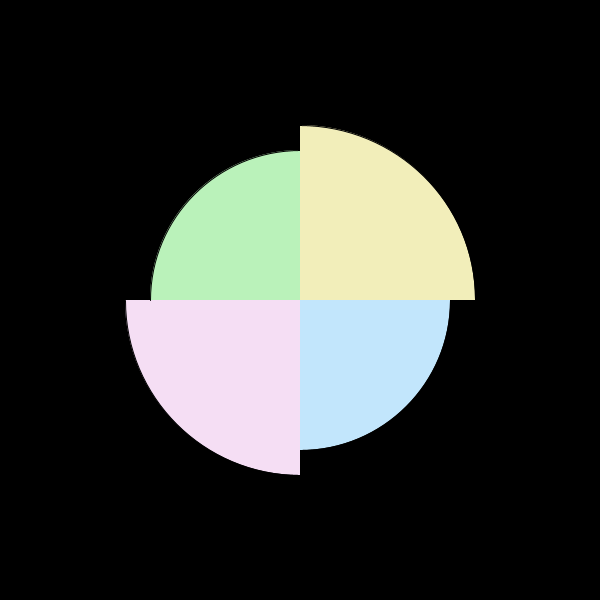
Frame 1 (no input)
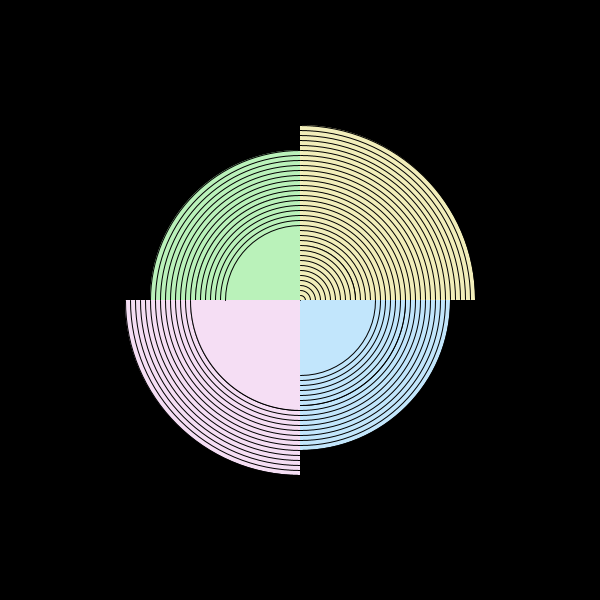
Frame 60 (the mouse pressed at the canvas centre just before this capture)
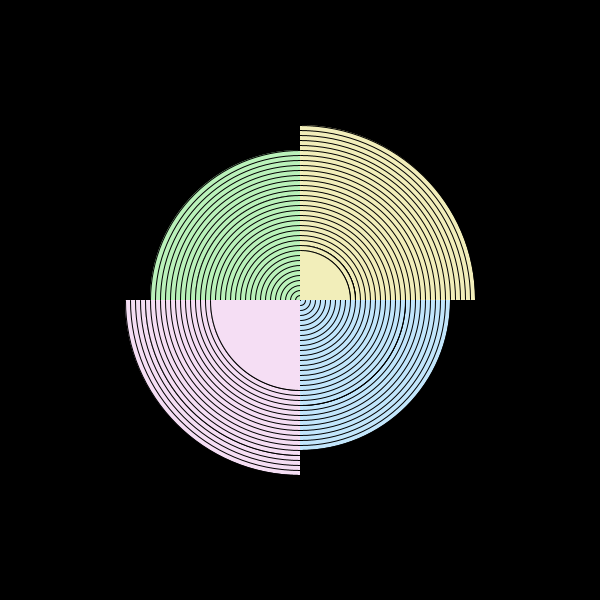
Frame 120 (the mouse held since frame 60 and released just before this capture)

The Processing sketch that drew these frames (run headless with seeded random() and noise(); from frame 60 on, the mouse is pressed at the canvas centre):

// Processing sketch: processing_19722
// ── processing_19722.pde

//by maria fang
//week2 feb01 2011

int x;
int y;
int directionX;
int directionY;
int x1;
int y1;
int x2;
int y2;
int x3;
int y3;
int x4;
int y4;
int dirx1;
int diry1;
int dirx2;
int diry2;
int dirx3;
int diry3;
int dirx4;
int diry4;



void setup() {
  size (600,600);
  smooth ();
  background (0);
  
  x =60;
  y =60;
  x1 =250;
  y1 =250;
  x2 =300;
  y2 =300;
  x3 =250;
  y3 =250;
  x4 =300;
  y4 =300;
  dirx1 =50;
  diry1 =50;
  dirx2 =50;
  diry2 =50;
  dirx3 =50;
  diry3 =50;
  dirx4 =50;
  diry4 =50;

  
  
}

void draw() {
  

  //arc
  x1 +=dirx1;
  y1 +=diry1;
  x2 +=dirx2;
  y2 +=diry2;
  x3 +=dirx3;
  y3 +=diry3;
  x4 +=dirx4;
  y4 +=diry4;
  
  //arc1
  stroke (0);
  fill (194,230,252);  
  arc (300, 300, x1, y1, 0, PI/2);
  if(x1 < 0){
    fill(232,33,219);
  }
  if(x1 >200){
    dirx1 =-10;
  }
  if(x1 <0){
    dirx1 =10;
  }
  if(y1>200){
    diry1=-10;
  }
  if(y1<0){
    diry1=10;
  }
  
  //arc2
  stroke (0);
  fill (245,222,244);  
  arc (300, 300, x2, y2, PI/2, PI);
  if(dist(x1,y1,x2,y2) < 500){
    fill(232,33,219);
  }
  if(x2 >300){
    dirx2 =-10;
  }
  if(x2 <0){
    dirx2 =10;
  }
  if(y2 >300){
    diry2 =-10;
  }
  if(y2 <0){
    diry2 =10;
  } 
  
  //arc3
  stroke (0);
  fill (186,242,186);  
  arc (300, 300, x3, y3, PI, TWO_PI-PI/2);
  if(x3 >200){
    dirx3 =-10;
  }
  if(x3 <0){
    dirx3 =10;
  }
  if(y3 >200){
    diry3 =-10;
  }
  if(y3 <0){
    diry3 =10;
  }
  
  //arc4
  stroke (0);
  fill (242,238,186);  
  arc (300, 300, x4, y4, TWO_PI-PI/2, TWO_PI);
  if(x4 >100){
    dirx4 =-10;
  }
  if(x4 <0){
    dirx4 =10;
  }
  if(y4 >100){
    diry4 =-10;
  }
  if(y4 <0){
    diry4 =10;
  }
  


  
}
